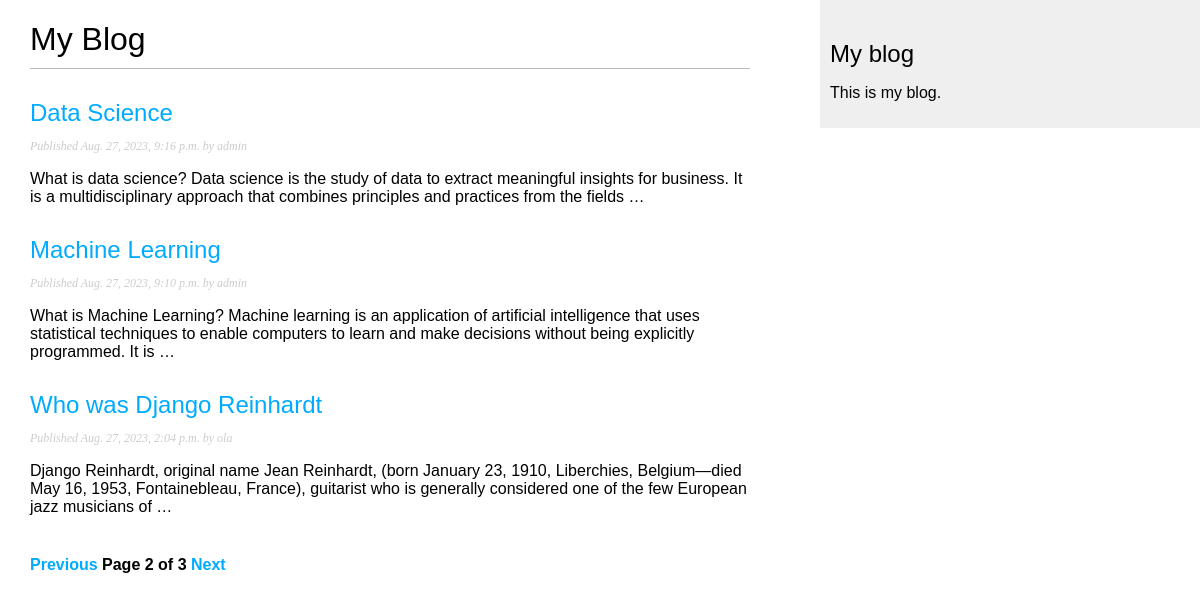
Screenshot of /blog/?page=2 with the database file from the repository.
### blog/models.py (models this page shows, shortened)
class Post(models.Model):
    class Status(models.TextChoices):
        DRAFT = 'DF', 'Draft'
        PUBLISHED = 'PB', 'Published'
    title = models.CharField(max_length=250)
    slug = models.SlugField(max_length=250, unique_for_date='publish')
    body = models.TextField()
    publish = models.DateTimeField(default=timezone.now)
    created = models.DateTimeField(auto_now_add=True)
    updated = models.DateTimeField(auto_now=True)
    status = models.CharField(max_length=2, choices=Status.choices, default=Status.PUBLISHED)
    author = models.ForeignKey(User, on_delete=models.CASCADE, related_name='blog_posts')
    objects = models.Manager()
    published = PublishedManager()
    class Meta:
        ordering = ['-publish']
        indexes = [models.Index(fields=['-publish']),]
    def get_absolute_url(self):
        return reverse('blog:post_detail', args= [self.publish.year,
                                                  self.publish.month,
                                                  self.publish.day,
                                                  self.slug])

### blog/views.py (the view)
# urls.py: path('', views.post_list, name= 'post_list'),
def post_list(request):
    post_list = Post.published.all()
    paginator = Paginator(post_list, 3)
    page_number = request.GET.get('page', 1)
    try:
        posts = paginator.page(page_number)
    except EmptyPage:
        posts = paginator.page(paginator.num_pages)
    except PageNotAnInteger:
        posts = paginator.page(1)
    return render(request, 'blog/post/list.html', {'posts': posts})

### blog/models.py (called while the page is built)
    def get_queryset(self):
        return super().get_queryset().filter(status=Post.Status.PUBLISHED)

### blog/templates/blog/post/list.html (shortened to what this page needs)
{% extends "blog/base.html" %}
{% block content %}
  <h1>My Blog</h1>
  {% for post in posts %}
    <h2>
      <a href="{{post.get_absolute_url}}">
        {{ post.title }}
      </a>
    </h2>
    <p class="date">
      Published {{ post.publish }} by {{ post.author }}
    </p>
    {{ post.body|truncatewords:30|linebreaks }}
  {% endfor %}
  {% include "pagination.html" with page=posts %}
{% endblock %}

### blog/static/css/blog.css (style rules this page uses)
body { margin:0; padding:0; font-family:helvetica, sans-serif; }
a { color:#00abff; text-decoration:none; }
h1 { font-weight:normal; border-bottom:1px solid #bbb; padding:0 0 10px 0; }
h2 { font-weight:normal; margin:30px 0 0; }
p.date { color:#ccc; font-family: georgia, serif; font-size: 12px; font-style: italic; }

### rows the page displays
Post: title "Data Science", publish "Aug. 27, 2023, 9:16 p.m.", author "admin", body "What is data science? Data science is the study of data to extract meaningful insights for business. It is a multidisciplinary approach that combines principles and practices from the fields …"
Post: title "Machine Learning", publish "Aug. 27, 2023, 9:10 p.m.", author "admin", body "What is Machine Learning? Machine learning is an application of artificial intelligence that uses statistical techniques to enable computers to learn and make decisions without being explicitly programmed. It is …"
Post: title "Who was Django Reinhardt", publish "Aug. 27, 2023, 2:04 p.m.", author "ola", body "Django Reinhardt, original name Jean Reinhardt, (born January 23, 1910, Liberchies, Belgium—died May 16, 1953, Fontainebleau, France), guitarist who is generally considered one of the few European jazz musicians of …"

### other values shown
{{ page.number }} "2"
{{ page.paginator.num_pages }} "3"
